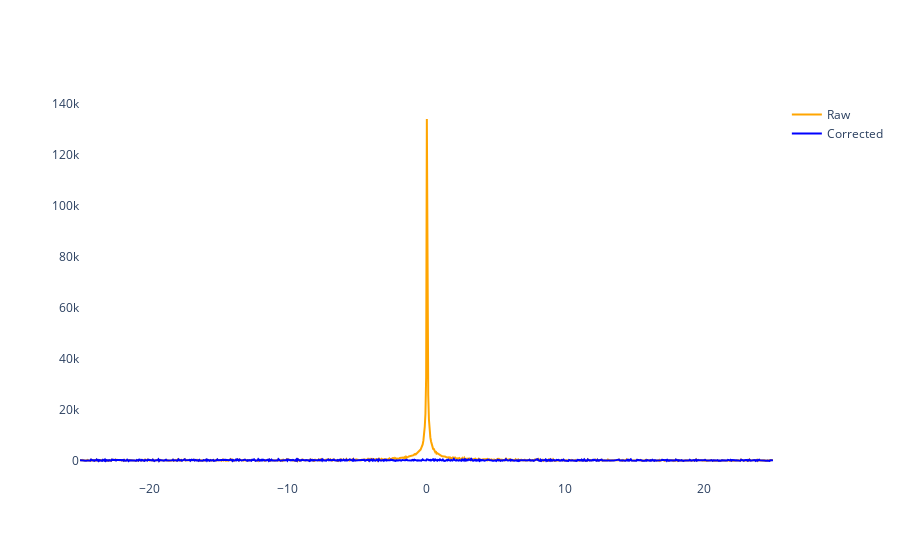

The notebook cell saved with this chart:
### Markdown cell above
## Plot NMR lines

### Code cell
spec_signal_cor = np.fft.fftshift(np.fft.fft(data_signal_cor, axis=1), axes=1)
spec_signal_raw = np.fft.fftshift(np.fft.fft(data_signal_raw, axis=1), axes=1)
axis_freq = 1e-3 * np.linspace(-0.5 * acq_bandwidth, 0.5 * acq_bandwidth, spec_signal_raw.shape[1])
axis_time = 1e3 * np.arange(spec_signal_raw.shape[1]) / acq_bandwidth

ch = 4

# Interactive plot
fig = go.Figure()
fig.update_layout(plot_bgcolor="white")
line_style = {'color': 'orange', 'width': 2}
fig.add_trace(go.Scatter(x=axis_freq, y=np.abs(spec_signal_raw[ch, :, 0]), line=line_style, name='Raw'))
line_style = {'color': 'blue', 'width': 2}
fig.add_trace(go.Scatter(x=axis_freq, y=np.abs(spec_signal_cor[ch, :, 0]), line=line_style, name='Corrected'))
fig.show()

### Figure 1 — Plotly figure (JSON) as saved in the notebook; plotly's stock layout.template omitted (floating-point values rounded to 4 significant figures; data arrays with more than 128 entries replaced by an {"elided": "..."} marker saying what was removed)
{"data": [{"line": {"color": "orange", "width": 2}, "name": "Raw", "type": "scatter", "x": {"elided": "1000 float values"}, "y": {"elided": "1000 float values"}}, {"line": {"color": "blue", "width": 2}, "name": "Corrected", "type": "scatter", "x": {"elided": "1000 float values"}, "y": {"elided": "1000 float values"}}], "layout": {"plot_bgcolor": "white"}}
